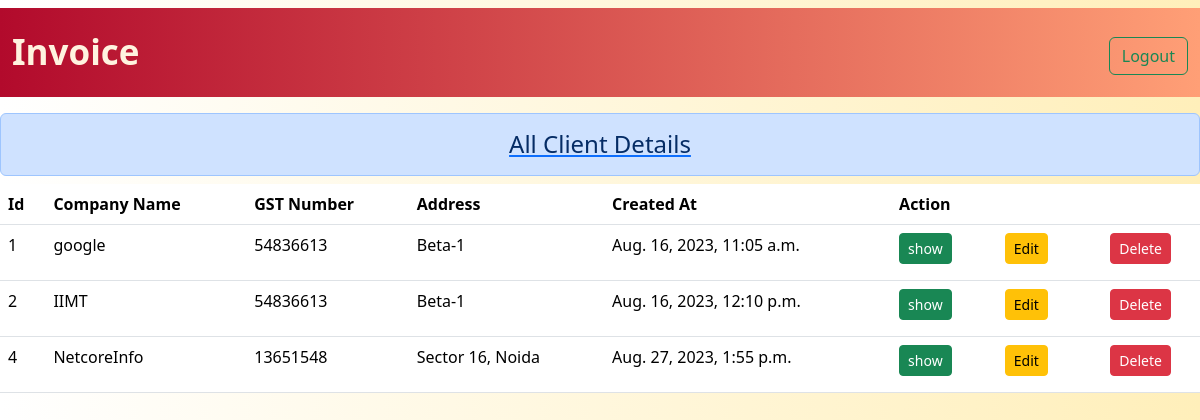
Screenshot of /all_list/ (signed in) with the database file from the repository.
### web/models.py (models this page shows, shortened)
class Client(models.Model):
    company_name = models.CharField(max_length=250)
    gst_number = models.CharField(max_length=250)
    country = models.CharField(max_length=150)
    state = models.CharField(max_length=150)
    address = models.CharField(max_length=250)
    created_at = models.DateTimeField(auto_now_add=True)

### web/views.py (the view)
# urls.py: path('all_list/', views.all_list, name='all_list'),
def all_list(request):
    show_list = Client.objects.all()
    if request.user.is_authenticated:
        if request.method == 'POST':
            fm = ClientForm(request.POST)
            if fm.is_valid():
                fm.save()
        else:
            fm = ClientForm()
            context = {'allList': show_list}
        return render(request, 'all_list.html', context)
    else:
        return HttpResponseRedirect('/')

### templates/all_list.html (shortened to what this page needs)
{% extends 'base.html' %}
{% block body %}
<a href=""><h4 class="alert my-2 alert-primary text-center">All Client Details</h4></a>
      <table class="table">
        <thead>
          <tr>
            <th scope="col">Id</th>
            <th scope="col">Company Name</th>
            <th scope="col">GST Number</th>
            <th scope="col">Address</th>
            <th scope="col">Created At</th>
            <th scope="col">Action</th>
          </tr>
        </thead>
        <tbody>
          {% for obj in allList %}
          <tr>
            <td>{{obj.id}}</td>
            <td>{{obj.company_name}}</td>
            <td>{{obj.gst_number}}</td>
            <td>{{obj.address}}</td>
            <td>{{obj.created_at}}</td>
            <td>
              <div class="row">
                <div class="col-4">
                  <a href="{% url 'show_client' obj.id %}"><h4 class="btn btn-success btn-sm">show</h4></a>
                </div>
                <div class="col-4">
                  <a href="{% url 'update_client' obj.id %}"><h4 class="btn btn-warning  btn-sm">Edit</h4></a>
                </div>
                <div class="col-4">
                  <form action="{% url 'delete_company' obj.id %}" method="post">
                    <button type="submit" class="btn btn-danger btn-sm" onclick=" return confirm ('Are you sure you want to delete this item?') ">Delete</button>
                  </form>
                </div>
              </div>
            </td>
          </tr>
          {% endfor %}
        </tbody>
      </table>
{% endblock body %}

### templates/base.html (shortened to what this page needs)
{% load static %}
<!DOCTYPE html>
<html lang="en">
  <head>
    <link rel="stylesheet" href="{% static '/static/css/bootstrap.css' %}" />
    <link
      href="https://cdn.jsdelivr.net/npm/bootstrap@5.3.1/dist/css/bootstrap.min.css"
      rel="stylesheet"
    />
  </head>
  <body>
    <nav class="navbar">
      <div class="container-fluid">
        <a href="/home/" class="navbar-brand">Invoice</a>
        <div class="d-flex" role="search">
          <a href="/logout/"><button class="btn btn-outline-success" type="logout">Logout</button></a>
        </div>
      </div>
    </nav>
    {% block body %} {% endblock body %}
  </body>
</html>

### templates/base.html (style rules this page uses)
.container-fluid { background: #ff9f76; background: -webkit-linear-gradient(to right, #b20a2c, #ff9f76); background: linear-gradient(to right, #b20a2c, #ff9f76); height: 89px; }
.container-fluid a { color: rgb(255, 243, 223); font-weight: 600; font-size: 35px; }
body { background: #FFEFBA; background: -webkit-linear-gradient(to right, #FFFFFF, #FFEFBA); background: linear-gradient(to right, #FFFFFF, #FFEFBA); }

### rows the page displays
Client: id "1", company_name "google", gst_number "54836613", address "Beta-1", created_at "Aug. 16, 2023, 11:05 a.m."
Client: id "2", company_name "IIMT", gst_number "54836613", address "Beta-1", created_at "Aug. 16, 2023, 12:10 p.m."
Client: id "4", company_name "NetcoreInfo", gst_number "13651548", address "Sector 16, Noida", created_at "Aug. 27, 2023, 1:55 p.m."
